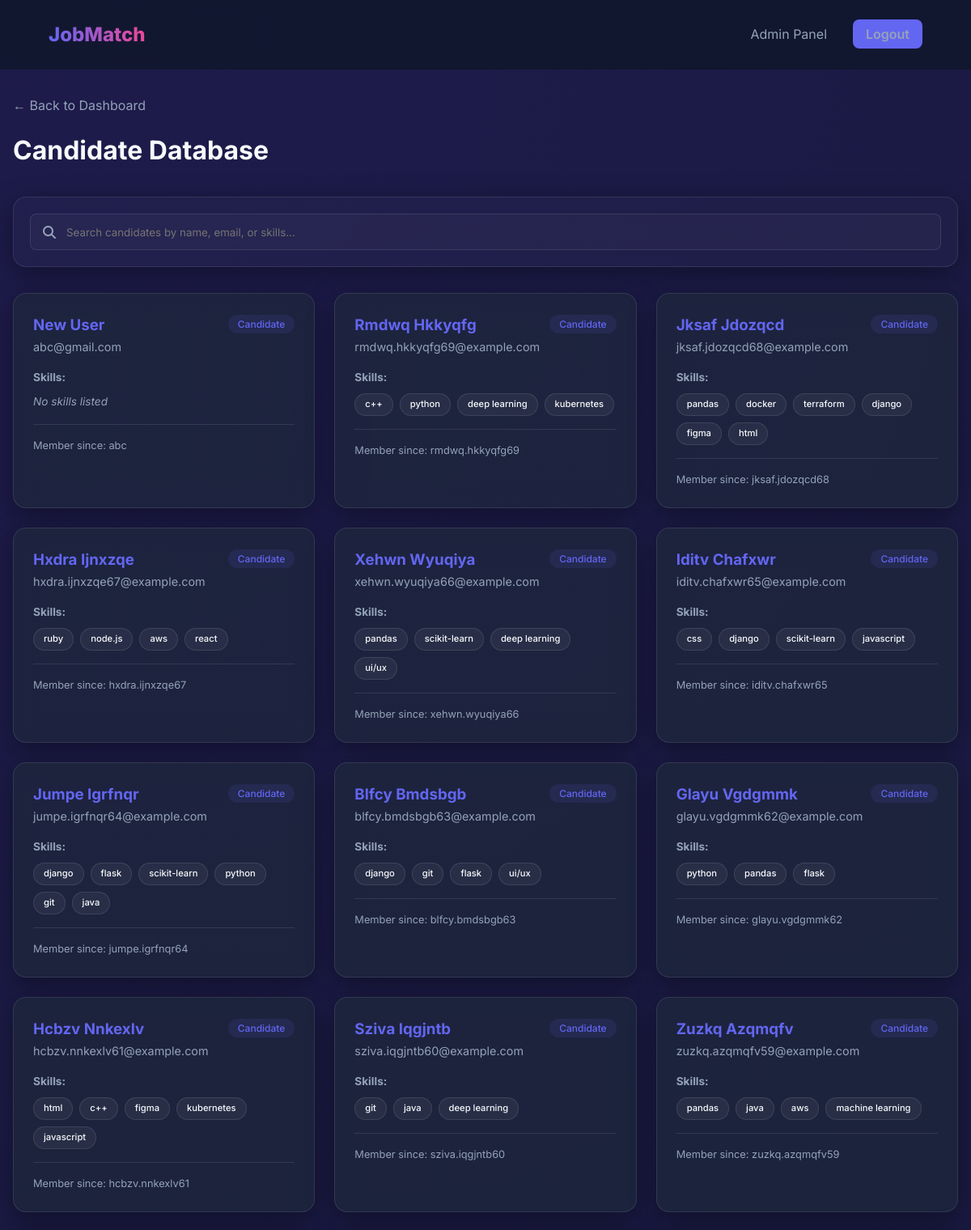
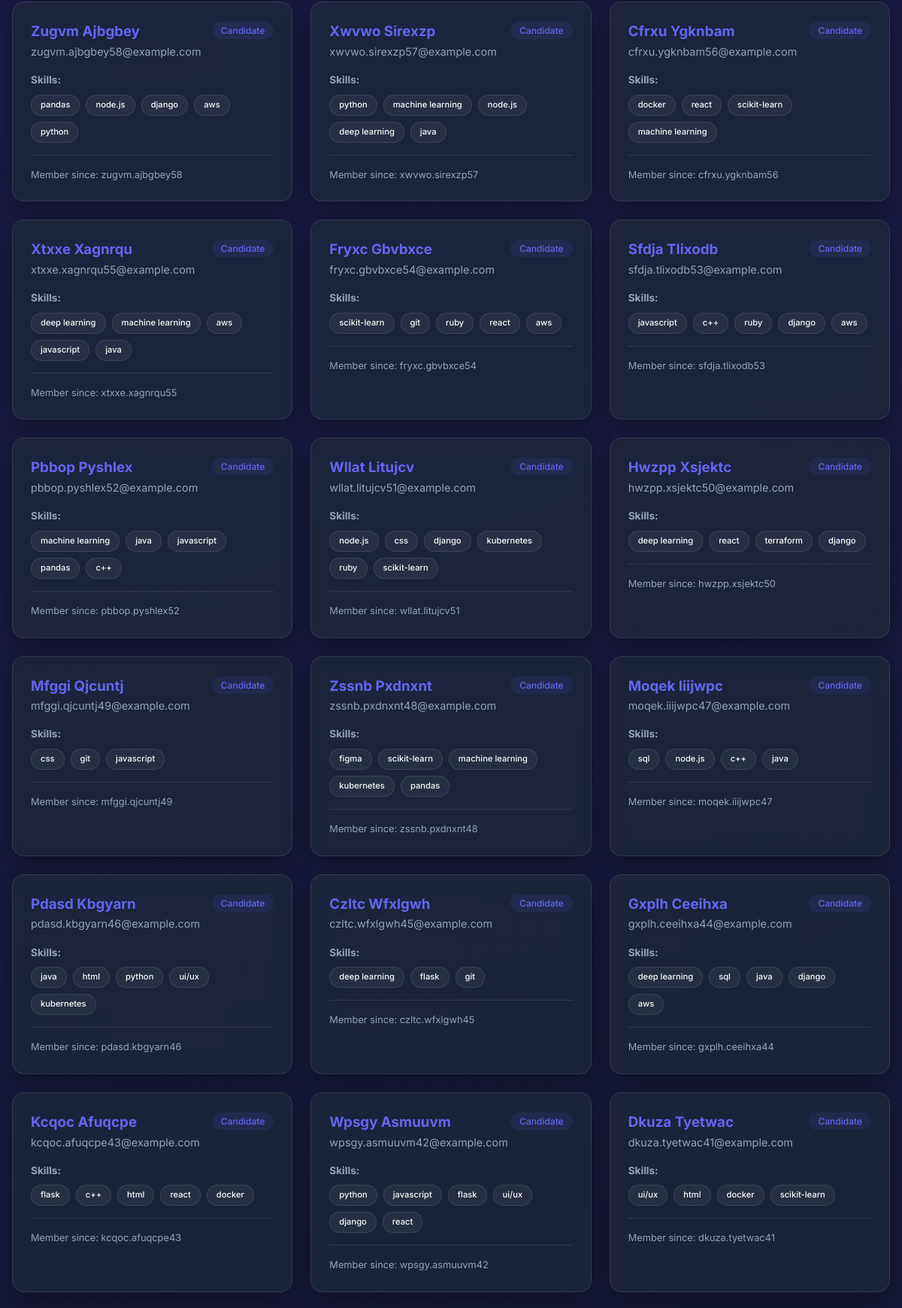
/admin/candidates (signed in, upper part), run on the app's committed database (2 pictures, top to bottom).
### models.py (models this page shows)
class User(db.Model, UserMixin):
    id = db.Column(db.Integer, primary_key=True)
    email = db.Column(db.String(120), unique=True, nullable=False)
    password = db.Column(db.String(60), nullable=False)
    role = db.Column(db.String(20), default='candidate') # 'candidate', 'recruiter', or 'admin'
    is_approved = db.Column(db.Boolean, default=True) # Recruiters require admin approval
    profile = db.relationship('UserProfile', backref='user', uselist=False)
    company_profile = db.relationship('CompanyProfile', backref='recruiter', uselist=False)
    applications = db.relationship('Application', backref='user', lazy=True)
    notifications = db.relationship('Notification', backref='user', lazy=True)

class UserProfile(db.Model):
    id = db.Column(db.Integer, primary_key=True)
    user_id = db.Column(db.Integer, db.ForeignKey('user.id'), nullable=False)
    full_name = db.Column(db.String(100), nullable=False)
    bio = db.Column(db.Text)
    location = db.Column(db.String(100))
    skills = db.Column(db.Text) # Stored as comma-separated values or JSON
    experience = db.Column(db.Text)
    education = db.Column(db.Text)
    resume_path = db.Column(db.String(255))

### main.py (the view)
@app.route("/admin/candidates")
@login_required
def admin_candidates():
    if current_user.role != 'admin':
        flash('Access denied!', 'danger')
        return redirect(url_for('dashboard'))
    candidates = User.query.filter_by(role='candidate').order_by(User.id.desc()).all()
    return render_template('admin/candidates.html', candidates=candidates)

### main.py (called while the page is built)
@login_manager.user_loader
def load_user(user_id):
    return User.query.get(int(user_id))

### templates/admin/candidates.html (shortened to what this page needs)
{% extends "base.html" %}
{% block content %}
<div class="container">
    <div style="margin-bottom: 2rem;">
        <a href="{{ url_for('admin_dashboard') }}" style="color: var(--text-secondary); text-decoration: none;">&larr; Back to Dashboard</a>
        <h1 style="margin-top: 1rem;">Candidate <span>Database</span></h1>
    </div>
    <div class="glass-card" style="padding: 1.25rem; margin-bottom: 2rem; display: flex; gap: 1rem; align-items: center; background: rgba(255, 255, 255, 0.02);">
        <div style="flex: 1; position: relative;">
            <i class="fas fa-search" style="position: absolute; left: 1rem; top: 50%; transform: translateY(-50%); color: var(--text-secondary);"></i>
            <input type="text" id="candidateSearchInput" placeholder="Search candidates by name, email, or skills..." style="padding-left: 2.75rem; width: 100%; height: 45px; background: rgba(255,255,255,0.03); border: 1px solid var(--glass-border); border-radius: 8px; color: white; outline: none; transition: 0.3s;">
        </div>
    </div>
    <div class="job-grid">
        {% for candidate in candidates %}
        <div class="glass-card job-card candidate-card" style="padding: 1.5rem;"
             data-name="{{ (candidate.profile.full_name or 'anonymous user')|lower }}"
             data-email="{{ candidate.email|lower }}"
             data-skills="{{ (candidate.profile.skills or '')|lower }}">
            <div style="display: flex; justify-content: space-between; align-items: flex-start; margin-bottom: 1rem;">
                <div>
                    <a href="{{ url_for('admin_candidate_profile', user_id=candidate.id) }}" style="text-decoration: none;">
                        <h3 style="color: var(--primary); transition: 0.3s;" onmouseover="this.style.color='var(--secondary)'" onmouseout="this.style.color='var(--primary)'">{{ candidate.profile.full_name or 'Anonymous User' }}</h3>
                    </a>
                    <p style="font-size: 0.9rem; color: var(--text-secondary);">{{ candidate.email }}</p>
                </div>
                <div style="text-align: right;">
                    <span class="badge" style="background: rgba(99, 102, 241, 0.1); color: var(--primary); font-size: 0.75rem;">Candidate</span>
                </div>
            </div>
            <div style="margin-bottom: 1rem;">
                <p style="font-size: 0.85rem; color: var(--text-secondary); margin-bottom: 0.5rem;"><strong>Skills:</strong></p>
                <div style="display: flex; flex-wrap: wrap; gap: 0.5rem;">
                    {% if candidate.profile.skills %}
                        {% for skill in candidate.profile.skills.split(',') %}
                        <span class="badge badge-match" style="font-size: 0.7rem; border-color: rgba(255,255,255,0.1); background: rgba(255,255,255,0.05); color: var(--text-primary);">{{ skill.strip() }}</span>
                        {% endfor %}
                    {% else %}
                        <span style="font-size: 0.85rem; font-style: italic; color: var(--text-secondary);">No skills listed</span>
                    {% endif %}
                </div>
            </div>
            <div style="border-top: 1px solid var(--glass-border); padding-top: 1rem; margin-top: 1rem; display: flex; justify-content: space-between; align-items: center;">
                <p style="font-size: 0.8rem; color: var(--text-secondary);">Member since: {{ candidate.email.split('@')[0] }}</p>
            </div>
        </div>
        {% endfor %}
    </div>
</div>
{% endblock %}

### static/css/style.css (style rules this page uses)
:root { --primary: #6366f1; --primary-hover: #4f46e5; --secondary: #ec4899; --bg-dark: #0f172a; --card-bg: rgba(30, 41, 59, 0.7); --glass-border: rgba(255, 255, 255, 0.1); --text-primary: #f8fafc; --text-secondary: #94a3b8; --accent-success: #10b981; --accent-warning: #f59e0b; }
* { margin: 0; padding: 0; box-sizing: border-box; font-family: 'Inter', sans-serif; }
body { background: radial-gradient(circle at top left, #1e1b4b, #0f172a); color: var(--text-primary); min-height: 100vh; line-height: 1.6; }
.glass-card { background: var(--card-bg); backdrop-filter: blur(12px); -webkit-backdrop-filter: blur(12px); border: 1px solid var(--glass-border); border-radius: 1rem; padding: 2rem; box-shadow: 0 8px 32px 0 rgba(0, 0, 0, 0.37); }
.container { max-width: 1200px; margin: 2rem auto; padding: 0 1rem; }
.job-grid { display: grid; grid-template-columns: repeat(auto-fill, minmax(350px, 1fr)); gap: 1.5rem; margin-top: 2rem; }
.job-card { transition: transform 0.3s; }
.badge { padding: 0.25rem 0.75rem; border-radius: 9999px; font-size: 0.875rem; font-weight: 500; }
.badge-match { background: rgba(16, 185, 129, 0.2); color: var(--accent-success); border: 1px solid var(--accent-success); }
.glass-card { animation: fadeIn 0.4s ease-out; }
.job-card { transition: transform 0.3s cubic-bezier(0.4, 0, 0.2, 1), box-shadow 0.3s cubic-bezier(0.4, 0, 0.2, 1), border-color 0.3s; }
select, input, textarea { transition: border-color 0.3s, box-shadow 0.3s, background-color 0.3s; }

### data on the page
User: profile "New User", email "abc@gmail.com", shows "No skills listed", email "abc"
User: profile "Rmdwq Hkkyqfg", email "rmdwq.hkkyqfg69@example.com", strip "c++" "python" "deep learning" "kubernetes", email "rmdwq.hkkyqfg69"
User: profile "Jksaf Jdozqcd", email "jksaf.jdozqcd68@example.com", strip "pandas" "docker" "terraform" "django" "figma" "html", email "jksaf.jdozqcd68"
User: profile "Hxdra Ijnxzqe", email "hxdra.ijnxzqe67@example.com", strip "ruby" "node.js" "aws" "react", email "hxdra.ijnxzqe67"
User: profile "Xehwn Wyuqiya", email "xehwn.wyuqiya66@example.com", strip "pandas" "scikit-learn" "deep learning" "ui/ux", email "xehwn.wyuqiya66"
User: profile "Iditv Chafxwr", email "iditv.chafxwr65@example.com", strip "css" "django" "scikit-learn" "javascript", email "iditv.chafxwr65"
User: profile "Jumpe Igrfnqr", email "jumpe.igrfnqr64@example.com", strip "django" "flask" "scikit-learn" "python" "git" "java", email "jumpe.igrfnqr64"
User: profile "Blfcy Bmdsbgb", email "blfcy.bmdsbgb63@example.com", strip "django" "git" "flask" "ui/ux", email "blfcy.bmdsbgb63"
User: profile "Glayu Vgdgmmk", email "glayu.vgdgmmk62@example.com", strip "python" "pandas" "flask", email "glayu.vgdgmmk62"
User: profile "Hcbzv Nnkexlv", email "hcbzv.nnkexlv61@example.com", strip "html" "c++" "figma" "kubernetes" "javascript", email "hcbzv.nnkexlv61"
User: profile "Sziva Iqgjntb", email "sziva.iqgjntb60@example.com", strip "git" "java" "deep learning", email "sziva.iqgjntb60"
User: profile "Zuzkq Azqmqfv", email "zuzkq.azqmqfv59@example.com", strip "pandas" "java" "aws" "machine learning", email "zuzkq.azqmqfv59"
User: profile "Zugvm Ajbgbey", email "zugvm.ajbgbey58@example.com", strip "pandas" "node.js" "django" "aws" "python", email "zugvm.ajbgbey58"
User: profile "Xwvwo Sirexzp", email "xwvwo.sirexzp57@example.com", strip "python" "machine learning" "node.js" "deep learning" "java", email "xwvwo.sirexzp57"
User: profile "Cfrxu Ygknbam", email "cfrxu.ygknbam56@example.com", strip "docker" "react" "scikit-learn" "machine learning", email "cfrxu.ygknbam56"
User: profile "Xtxxe Xagnrqu", email "xtxxe.xagnrqu55@example.com", strip "deep learning" "machine learning" "aws" "javascript" "java", email "xtxxe.xagnrqu55"
User: profile "Fryxc Gbvbxce", email "fryxc.gbvbxce54@example.com", strip "scikit-learn" "git" "ruby" "react" "aws", email "fryxc.gbvbxce54"
User: profile "Sfdja Tlixodb", email "sfdja.tlixodb53@example.com", strip "javascript" "c++" "ruby" "django" "aws", email "sfdja.tlixodb53"
User: profile "Pbbop Pyshlex", email "pbbop.pyshlex52@example.com", strip "machine learning" "java" "javascript" "pandas" "c++", email "pbbop.pyshlex52"
User: profile "Wllat Litujcv", email "wllat.litujcv51@example.com", strip "node.js" "css" "django" "kubernetes" "ruby" "scikit-learn", email "wllat.litujcv51"
User: profile "Hwzpp Xsjektc", email "hwzpp.xsjektc50@example.com", strip "deep learning" "react" "terraform" "django", email "hwzpp.xsjektc50"
User: profile "Mfggi Qjcuntj", email "mfggi.qjcuntj49@example.com", strip "css" "git" "javascript", email "mfggi.qjcuntj49"
User: profile "Zssnb Pxdnxnt", email "zssnb.pxdnxnt48@example.com", strip "figma" "scikit-learn" "machine learning" "kubernetes" "pandas", email "zssnb.pxdnxnt48"
User: profile "Moqek Iiijwpc", email "moqek.iiijwpc47@example.com", strip "sql" "node.js" "c++" "java", email "moqek.iiijwpc47"
User: profile "Pdasd Kbgyarn", email "pdasd.kbgyarn46@example.com", strip "java" "html" "python" "ui/ux" "kubernetes", email "pdasd.kbgyarn46"
User: profile "Czltc Wfxlgwh", email "czltc.wfxlgwh45@example.com", strip "deep learning" "flask" "git", email "czltc.wfxlgwh45"
User: profile "Gxplh Ceeihxa", email "gxplh.ceeihxa44@example.com", strip "deep learning" "sql" "java" "django" "aws", email "gxplh.ceeihxa44"
User: profile "Kcqoc Afuqcpe", email "kcqoc.afuqcpe43@example.com", strip "flask" "c++" "html" "react" "docker", email "kcqoc.afuqcpe43"
User: profile "Wpsgy Asmuuvm", email "wpsgy.asmuuvm42@example.com", strip "python" "javascript" "flask" "ui/ux" "django" "react", email "wpsgy.asmuuvm42"
User: profile "Dkuza Tyetwac", email "dkuza.tyetwac41@example.com", strip "ui/ux" "html" "docker" "scikit-learn", email "dkuza.tyetwac41"
